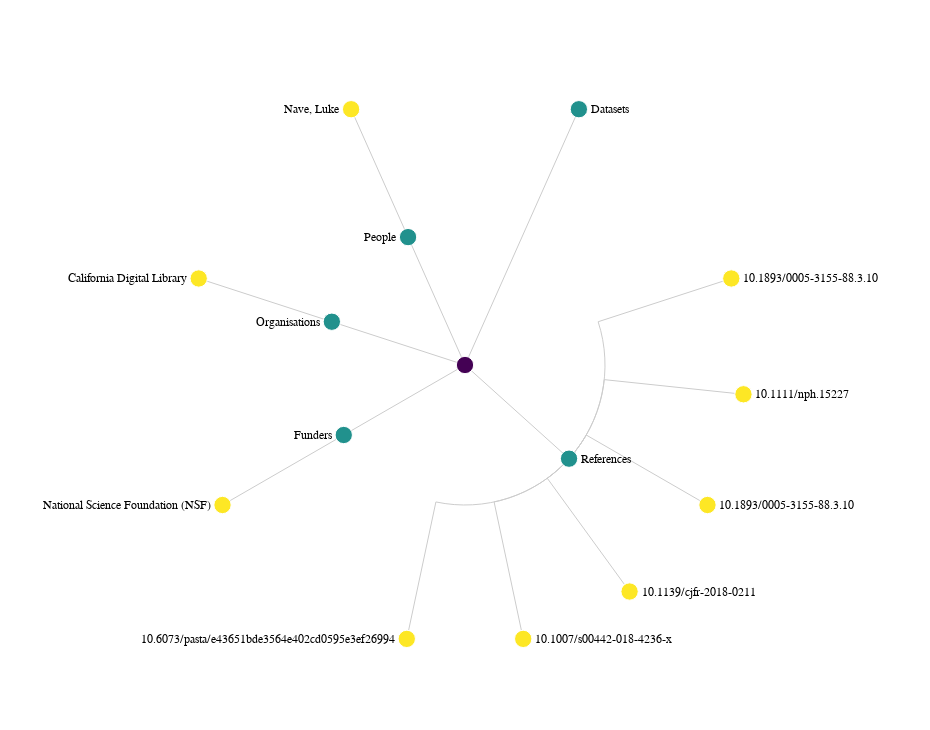

The cell this chart's notebook holds for it:
### Code cell
chart = alt.vega(json.loads(vega_template(json.dumps(nodes))))

### Figure 1 — Vega specification as saved in the notebook (floating-point values rounded to 4 significant figures)
{"$schema": "https://vega.github.io/schema/vega/v5.json", "description": "An example of a radial layout for a node-link diagram of hierarchical data.", "width": 920, "height": 720, "padding": 5, "autosize": "none", "signals": [{"name": "labels", "value": true, "bind": {"input": "checkbox"}}, {"name": "radius", "value": 280, "bind": {"input": "range", "min": 20, "max": 600}}, {"name": "extent", "value": 360, "bind": {"input": "range", "min": 0, "max": 360, "step": 1}}, {"name": "rotate", "value": 0, "bind": {"input": "range", "min": 0, "max": 360, "step": 1}}, {"name": "layout", "value": "cluster", "bind": {"input": "radio", "options": ["tidy", "cluster"]}}, {"name": "links", "value": "orthogonal", "bind": {"input": "select", "options": ["line", "curve", "diagonal", "orthogonal"]}}, {"name": "originX", "update": "width / 2"}, {"name": "originY", "update": "height / 2"}], "data": [{"name": "tree", "values": [{"id": "https://doi.org/10.48321/d1h59r", "name": " "}, {"id": 2, "name": "Datasets", "parent": "https://doi.org/10.48321/d1h59r"}, {"id": 6, "name": "References", "parent": "https://doi.org/10.48321/d1h59r"}, {"id": 3, "name": "Funders", "parent": "https://doi.org/10.48321/d1h59r"}, {"id": 4, "name": "Organisations", "parent": "https://doi.org/10.48321/d1h59r"}, {"id": 5, "name": "People", "parent": "https://doi.org/10.48321/d1h59r"}, {"id": "10.1893/0005-3155-88.3.10", "name": "10.1893/0005-3155-88.3.10", "relationType": "IsPartOf", "tooltip": "10.1893/0005-3155-88.3.10", "parent": 6}, {"id": "10.1111/nph.15227", "name": "10.1111/nph.15227", "relationType": "IsPartOf", "tooltip": "10.1111/nph.15227", "parent": 6}, {"id": "10.1893/0005-3155-88.3.10", "name": "10.1893/0005-3155-88.3.10", "relationType": "IsPartOf", "tooltip": "10.1893/0005-3155-88.3.10", "parent": 6}, {"id": "10.1139/cjfr-2018-0211", "name": "10.1139/cjfr-2018-0211", "relationType": "IsPartOf", "tooltip": "10.1139/cjfr-2018-0211", "parent": 6}, {"id": "10.1007/s00442-018-4236-x", "name": "10.1007/s00442-018-4236-x", "relationType": "IsPartOf", "tooltip": "10.1007/s00442-018-4236-x", "parent": 6}, {"id": "10.6073/pasta/e43651bde3564e402cd0595e3ef26994", "name": "10.6073/pasta/e43651bde3564e402cd0595e3ef26994", "relationType": "IsPartOf", "tooltip": "10.6073/pasta/e43651bde3564e402cd0595e3ef26994", "parent": 6}, {"id": "https://api.crossref.org/funders/100000001", "name": "National Science Foundation (NSF)", "tooltip": "https://api.crossref.org/funders/100000001", "parent": 3}, {"id": "https://ror.org/03yrm5c26", "name": "California Digital Library", "tooltip": "https://ror.org/03yrm5c26", "parent": 4}, {"id": "https://orcid.org/0000-0001-8258-8335", "name": "Nave, Luke", "affiliation": [{"id": null}], "tooltip": "https://orcid.org/0000-0001-8258-8335", "parent": 5}], "transform": [{"type": "stratify", "key": "id", "parentKey": "parent"}, {"type": "tree", "method": {"signal": "layout"}, "size": [1, {"signal": "radius"}], "as": ["alpha", "radius", "depth", "children"]}, {"type": "formula", "expr": "(rotate + extent * datum.alpha + 270) % 360", "as": "angle"}, {"type": "formula", "expr": "PI * datum.angle / 180", "as": "radians"}, {"type": "formula", "expr": "inrange(datum.angle, [90, 270])", "as": "leftside"}, {"type": "formula", "expr": "originX + datum.radius * cos(datum.radians)", "as": "x"}, {"type": "formula", "expr": "originY + datum.radius * sin(datum.radians)", "as": "y"}]}, {"name": "links", "source": "tree", "transform": [{"type": "treelinks"}, {"type": "linkpath", "shape": {"signal": "links"}, "orient": "radial", "sourceX": "source.radians", "sourceY": "source.radius", "targetX": "target.radians", "targetY": "target.radius"}]}], "scales": [{"name": "color", "type": "linear", "range": {"scheme": "viridis"}, "domain": {"data": "tree", "field": "depth"}, "zero": true}], "marks": [{"type": "path", "from": {"data": "links"}, "encode": {"update": {"x": {"signal": "originX"}, "y": {"signal": "originY"}, "path": {"field": "path"}, "stroke": {"value": "#ccc"}}}}, {"type": "symbol", "from": {"data": "tree"}, "encode": {"enter": {"size": {"value": 300}, "stroke": {"value": "#fff"}}, "update": {"x": {"field": "x"}, "y": {"field": "y"}, "fill": {"scale": "color", "field": "depth"}}}}, {"type": "text", "from": {"data": "tree"}, "encode": {"enter": {"text": {"field": "name"}, "fontSize": {"value": 12}, "baseline": {"value": "middle"}, "tooltip": {"signal": "{'Identifier': datum.tooltip}"}}, "update": {"x": {"field": "x"}, "y": {"field": "y"}, "dx": {"signal": "(datum.leftside ? -1 : 1) * 12"}, "align": {"signal": "datum.leftside ? 'right' : 'left'"}, "opacity": {"signal": "labels ? 1 : 0"}}}}]}
